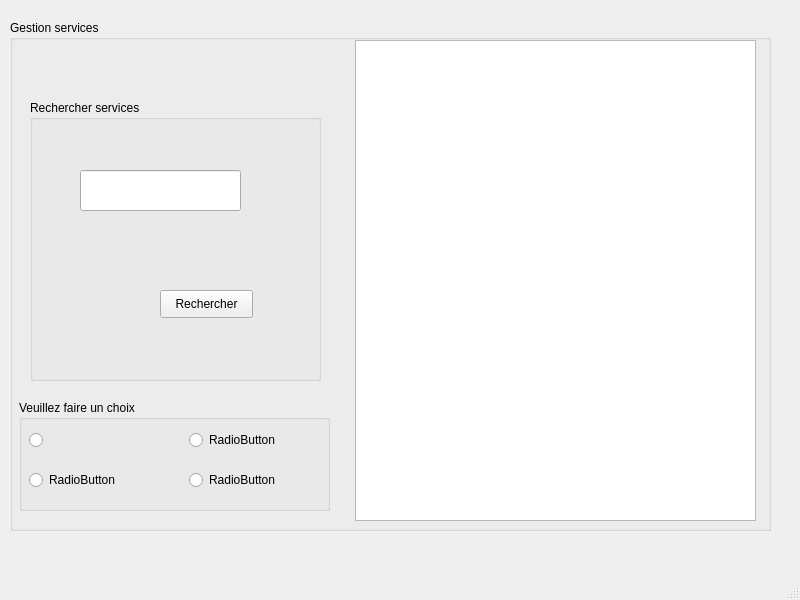
<?xml version="1.0" encoding="UTF-8"?>
<ui version="4.0">
 <class>MainWindow</class>
 <widget class="QMainWindow" name="MainWindow">
  <property name="geometry">
   <rect>
    <x>0</x>
    <y>0</y>
    <width>800</width>
    <height>600</height>
   </rect>
  </property>
  <property name="windowTitle">
   <string>MainWindow</string>
  </property>
  <widget class="QWidget" name="centralwidget">
   <widget class="QGroupBox" name="groupBox">
    <property name="geometry">
     <rect>
      <x>10</x>
      <y>20</y>
      <width>761</width>
      <height>511</height>
     </rect>
    </property>
    <property name="title">
     <string>Gestion services</string>
    </property>
    <widget class="QGroupBox" name="groupBox_2">
     <property name="geometry">
      <rect>
       <x>20</x>
       <y>80</y>
       <width>291</width>
       <height>281</height>
      </rect>
     </property>
     <property name="title">
      <string>Rechercher services</string>
     </property>
     <widget class="QLineEdit" name="lineEdit">
      <property name="geometry">
       <rect>
        <x>50</x>
        <y>70</y>
        <width>161</width>
        <height>41</height>
       </rect>
      </property>
     </widget>
     <widget class="QPushButton" name="pushButton">
      <property name="geometry">
       <rect>
        <x>130</x>
        <y>190</y>
        <width>93</width>
        <height>28</height>
       </rect>
      </property>
      <property name="text">
       <string>Rechercher</string>
      </property>
     </widget>
    </widget>
    <widget class="QTableWidget" name="tableWidget">
     <property name="geometry">
      <rect>
       <x>345</x>
       <y>20</y>
       <width>401</width>
       <height>481</height>
      </rect>
     </property>
    </widget>
    <widget class="QGroupBox" name="groupBox_3">
     <property name="geometry">
      <rect>
       <x>9</x>
       <y>380</y>
       <width>311</width>
       <height>111</height>
      </rect>
     </property>
     <property name="title">
      <string>Veuillez faire un choix</string>
     </property>
     <widget class="QRadioButton" name="radioButton">
      <property name="geometry">
       <rect>
        <x>10</x>
        <y>30</y>
        <width>97</width>
        <height>20</height>
       </rect>
      </property>
      <property name="text">
       <string/>
      </property>
     </widget>
     <widget class="QRadioButton" name="radioButton_2">
      <property name="geometry">
       <rect>
        <x>10</x>
        <y>70</y>
        <width>97</width>
        <height>20</height>
       </rect>
      </property>
      <property name="text">
       <string>RadioButton</string>
      </property>
     </widget>
     <widget class="QRadioButton" name="radioButton_3">
      <property name="geometry">
       <rect>
        <x>170</x>
        <y>30</y>
        <width>97</width>
        <height>20</height>
       </rect>
      </property>
      <property name="text">
       <string>RadioButton</string>
      </property>
     </widget>
     <widget class="QRadioButton" name="radioButton_4">
      <property name="geometry">
       <rect>
        <x>170</x>
        <y>70</y>
        <width>97</width>
        <height>20</height>
       </rect>
      </property>
      <property name="text">
       <string>RadioButton</string>
      </property>
     </widget>
    </widget>
   </widget>
  </widget>
  <widget class="QMenuBar" name="menubar">
   <property name="geometry">
    <rect>
     <x>0</x>
     <y>0</y>
     <width>800</width>
     <height>26</height>
    </rect>
   </property>
  </widget>
  <widget class="QStatusBar" name="statusbar"/>
 </widget>
 <resources/>
 <connections/>
</ui>
